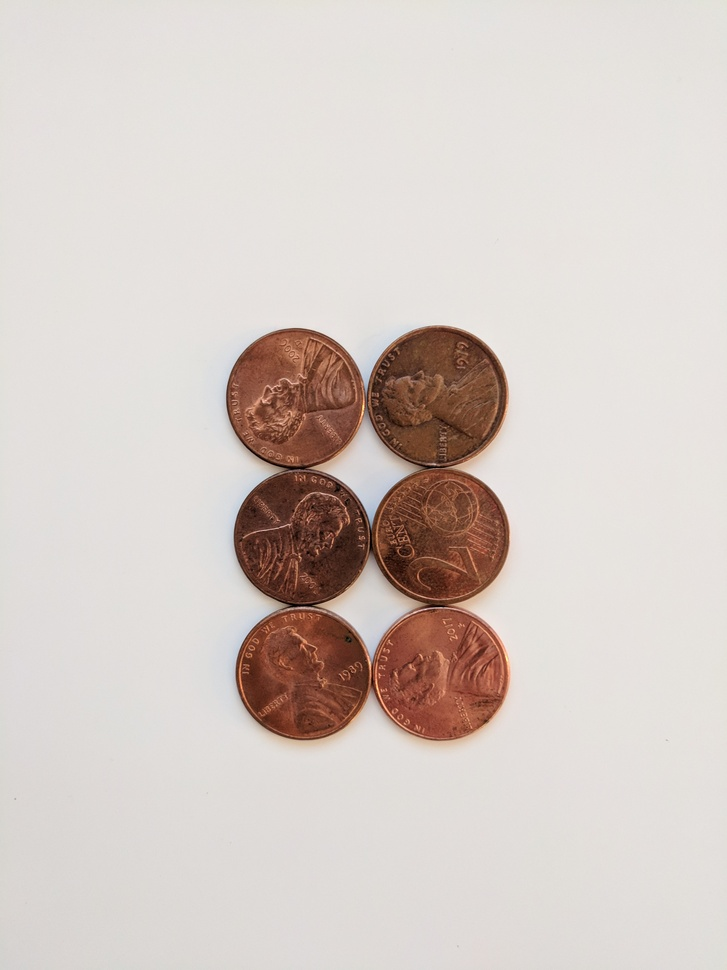
#> input picture ImageProcessing/ComputerVis_Examples/watershedAlgorithm/src/coin.jpg, 727 x 970 px, shrunk from 3036 x 4048 before the run, found by its file name
$ jupyter execute WatershedAlgorithm.ipynb   (shell and % lines are left out)
#> lines starting #> are read from the running program, lines starting #| are printed output that depends on the picture; after the words box and inside, x2 and y2 are one past the last pixel; in counts of white or black regions, pixels touching at a corner belong together
WATERSHED ALGORITHM

[cell 1]
# gerekli paketleri(kütüphaneleri) içe aktarıyoruz
import numpy as np
import cv2
import matplotlib.pyplot as plt

def display(img,cmap=None):  #matplotlib kütüphanesini kullanarak bir takım işlemlerden geçmiş veya geçmemiş resimlerimizi göstermek için display adlı bir fonksiyon oluştururuz
    fig = plt.figure(figsize=(10,8))
    ax = fig.add_subplot(111)
    ax.imshow(img,cmap=cmap)

image = cv2.imread("D:/Coin_Counting/src/coin.jpg")  #giriş görüntümüzü diskten alıyoruzz
#> image is the input picture: shape (970, 727, 3); mean B, G, R 198, 203.3, 213.3
filtered = cv2.pyrMeanShiftFiltering(image, 13, 51)  #giriş görüntümüze blurlama filtresi uygulayıp gürültüleri ortadan kaldırıyoruz

gray = cv2.cvtColor(filtered,cv2.COLOR_BGR2GRAY)  #filtrelenmiş görüntümüzü gri tonuna çeviriyoruz
ret, thresh = cv2.threshold(gray,0,255,cv2.THRESH_BINARY_INV+cv2.THRESH_OTSU)  #gri resmimize threshold uyguluyoruz
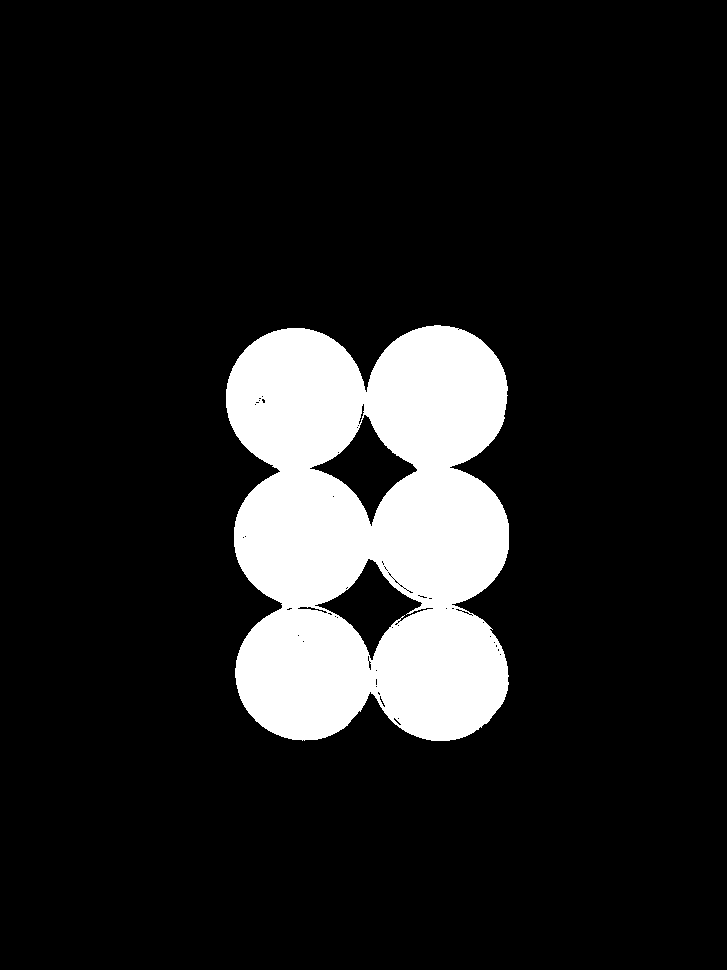
#> thresh: shape (970, 727); 12.8% white; 1 white region, box (x1, y1, x2, y2) and area: (226, 325, 509, 741) 90224
#> ret = 152

kernel = np.ones((3,3),np.uint8)  # 3'e 3'lük 0'lardan oluşan bir kernel oluşturuyoruz
opening = cv2.morphologyEx(thresh,cv2.MORPH_OPEN,kernel, iterations = 2)  #threshold uygulanmış resmin gürültülerini azaltıyoruz ve daha net bir görüntü elde ediyoruz.
#> opening: shape (970, 727); 12.7% white; 1 white region, box (x1, y1, x2, y2) and area: (226, 325, 509, 741) 89563
sure_bg = cv2.dilate(opening,kernel,iterations=3)  #yeterli yineleme sayısı(iterations) vererek openingten gelen piksel değerlerinideki beyaz değerlerinin ağırlığını artırıyoruz
#> sure_bg: shape (970, 727); 13.9% white; 1 white region, box (x1, y1, x2, y2) and area: (223, 322, 512, 744) 98238

dist_transform = cv2.distanceTransform(opening,cv2.DIST_L2,5) #görüntüdeki nesnelerin kenarlarını belirlemek veya nesneler arasındaki uzaklıkları hesaplamak için bu işlemi yaptık
ret, sure_fg = cv2.threshold(dist_transform,0.7*dist_transform.max(),255,0) #dist_transformden gelen değerin %70inin altındaki değerleri 0 üstündeki değerleri ise 255 değerine eşitliyoruz
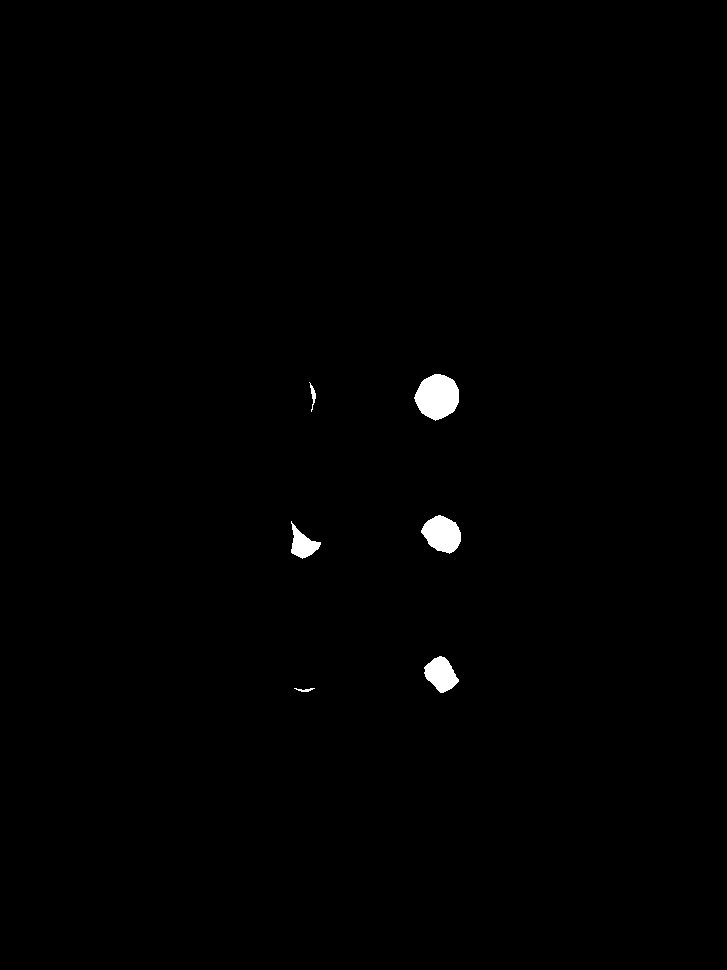
#> sure_fg: shape (970, 727) float32; 0.58% white; 6 white regions, box (x1, y1, x2, y2) and area: (414, 374, 459, 421) 1545, (421, 515, 461, 554) 1077, (424, 656, 459, 693) 820, (291, 521, 321, 559) 544, (309, 382, 316, 412) 73, (294, 688, 315, 692) 43
#> ret = 48.37

sure_fg = np.uint8(sure_fg) #sure_fg değişkenin veri tipini integer yapıyoruz
unknown = cv2.subtract(sure_bg,sure_fg)  #sure_bg görüntüsünden sure_fg görüntüsünü çıkardık.(iki görüntü arasındaki piksel değerlerini çıkartmayı sağlar)
#> unknown: shape (970, 727); 13.3% white; 1 white region, box (x1, y1, x2, y2) and area: (223, 322, 512, 744) 94136

ret, markers = cv2.connectedComponents(sure_fg) #sure_fg görüntüsündeki bağlı değişkenleri bulmamızı sağlar (yani her bir parayı)
#> markers: shape (970, 727) int32; 7 distinct labels, from 0 to 6
#> ret = 7
markers = markers+1 #markers görüntüsündeki tüm piksellere 1 eklenir
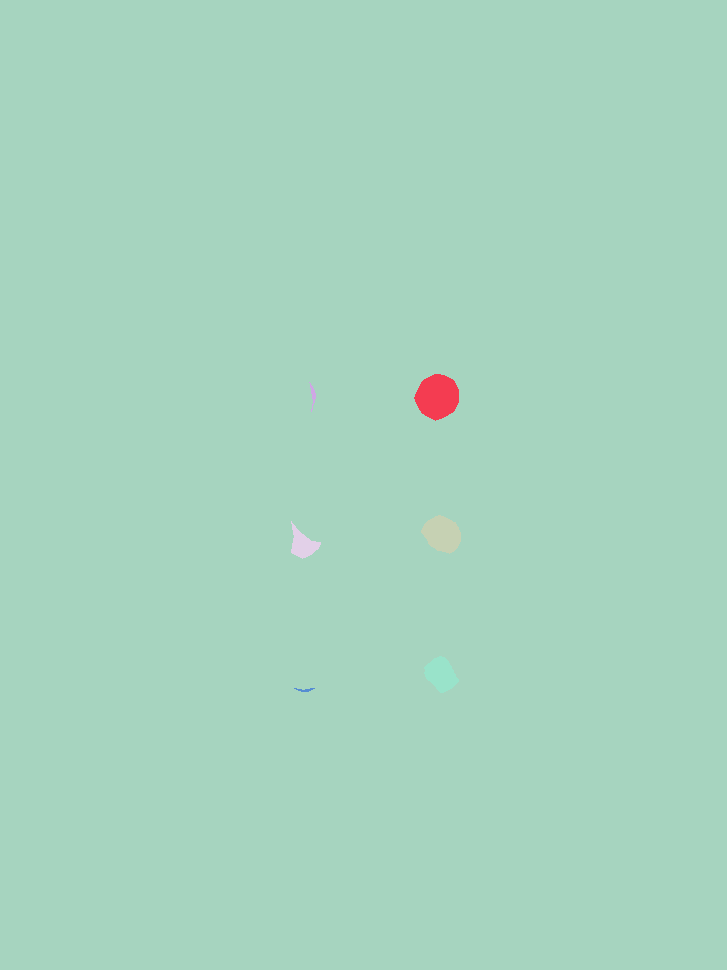
#> markers: shape (970, 727) int32; 7 distinct labels, from 1 to 7; one colour per label, 0 black
markers[unknown==255] = 0 #unknown görüntüsündeki piksel değerleri 255 olan değerleri markers görüntüsünde 0'a eşitleriz.
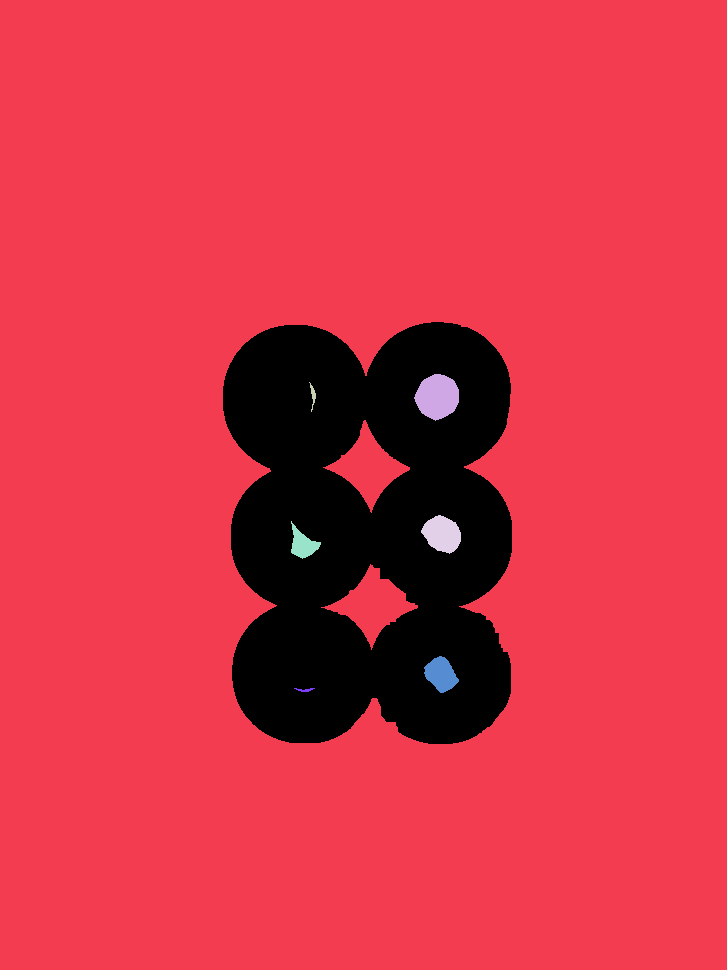
#> markers: shape (970, 727) int32; 8 distinct labels, from 0 to 7; one colour per label, 0 black

markers = cv2.watershed(image,markers) #nesneleri ve arka planı ayrıştırırız
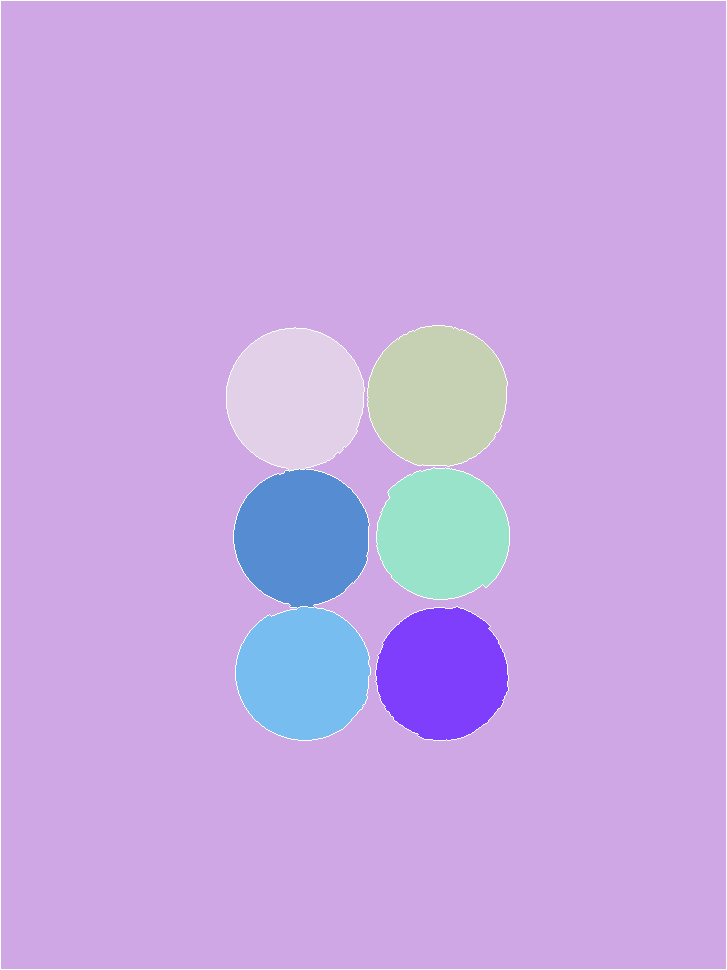
#> markers: shape (970, 727) int32; 8 distinct labels, from -1 to 7; one colour per label, 0 black, -1 white
image[markers == -1] = [0, 0, 255]   #markers görüntüsündeki işaretsiz yani işlenmeyen pikselleri kırmızı değerine eşitleriz
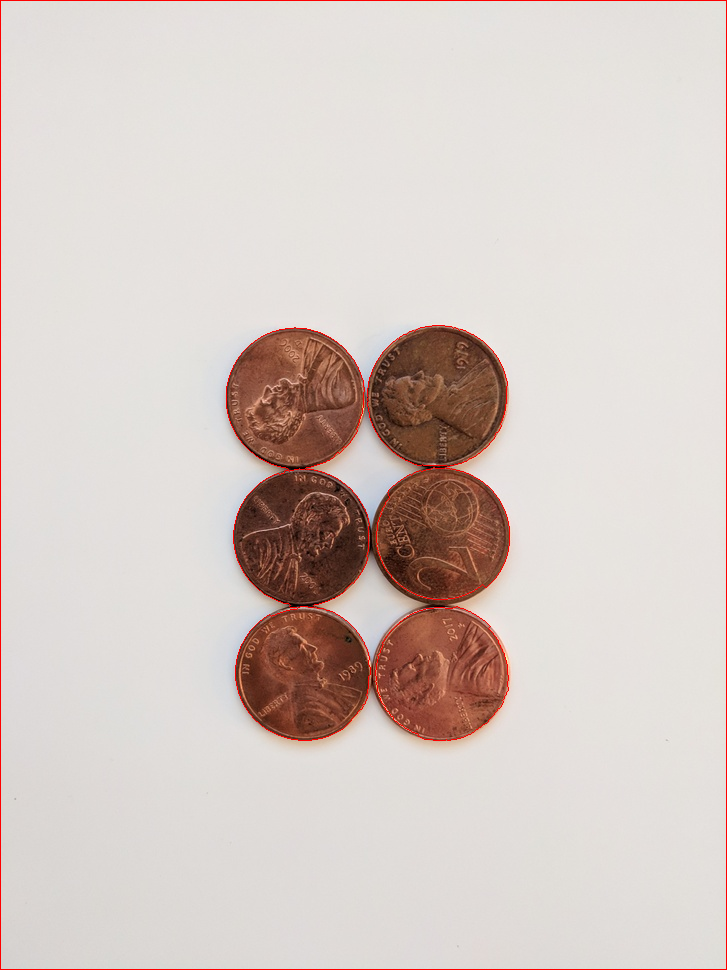
#> image: shape (970, 727, 3); 0.81% of pixels changed, all inside (x1, y1, x2, y2) = (0, 0, 727, 970)
num_coins = len(np.unique(markers)) - 1
#> num_coins = 7


print("Madeni para adeti :",num_coins) #para adetini yazdırırırz
#| Madeni para adeti : 7

display(image,cmap='gray') #resmimizi gösteririz
display(dist_transform,cmap='gray')
display(sure_fg,cmap='gray')
display(unknown,cmap='gray')
display(markers)
